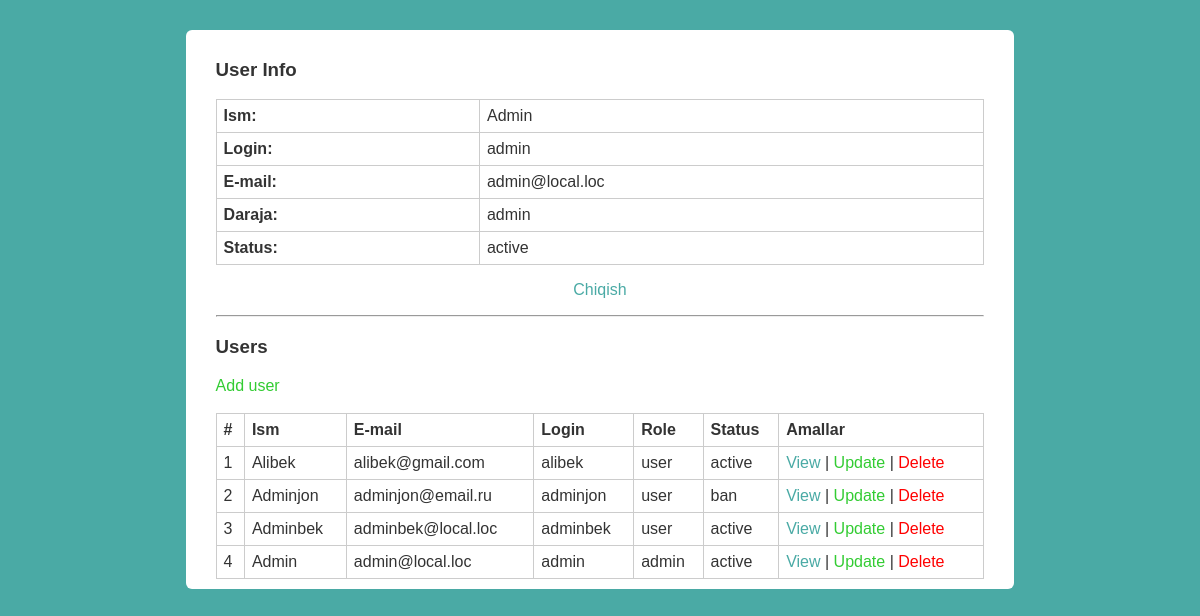
Screenshot of /index.php (signed in) with the database file from the repository.
### tables this page shows
CREATE TABLE `users` (
  `id` int(11) NOT NULL,
  `fullname` varchar(100) DEFAULT NULL,
  `email` varchar(100) NOT NULL,
  `username` varchar(100) NOT NULL,
  `password` varchar(100) NOT NULL,
  `role` varchar(10) NOT NULL,
  `status` varchar(10) NOT NULL,
  `regdate` varchar(100) NOT NULL,
  `updateDate` varchar(100) NOT NULL
);

### index.php (the view, shortened to what this page needs)
<?php
if(!isset($_SESSION['username'])) {
	header("Location: login.php");
	exit();
} else {
	include "dbconfig.php";
	$username = $_SESSION['username'];
	$sqlUser = mysqli_query($conn, "SELECT * FROM users WHERE username = '$username' OR email = '$username'");
	$res = mysqli_fetch_assoc($sqlUser);
	$fullname = $res['fullname'];
	$username = $res['username'];
	$email = $res['email'];
	$role = $res['role'];
	$status = $res['status'];
}
?>
<!DOCTYPE html>
<html>
<head>
	<link rel="stylesheet" href="style.css">
</head>
<body>
	<div class="container">
		<h3>User Info</h3>
		<table>
			<tbody>
				<tr>
					<th>Ism:</th>
					<td><?=$fullname;?></td>
				</tr>
				<tr>
					<th>Login:</th>
					<td><?=$username;?></td>
				</tr>
				<tr>
					<th>E-mail:</th>
					<td><?=$email;?></td>
				</tr>
				<tr>
					<th>Daraja:</th>
					<td><?=$role;?></td>
				</tr>
				<tr>
					<th>Status:</th>
					<td><?=$status;?></td>
				</tr>
			</tbody>
		</table>
		<p>
			<a href="logout.php">Chiqish</a>
		</p>
		<?php
			if($role === 'admin') {
		?>
		<hr>
		<h3>Users</h3>
			<a style="float: left; text-decoration: none; color: #33cc33;" href="add_user.php">Add user</a><br><br>
		<table>
			<thead>
				<tr>
					<th>#</th>
					<th>Ism</th>
					<th>E-mail</th>
					<th>Login</th>
					<th>Role</th>
					<th>Status</th>
					<th>Amallar</th>
				</tr>
			</thead>
			<tbody>
				<?php
					$sql = mysqli_query($conn, "SELECT * FROM users ORDER BY id DESC");
					$i = 0;
					while($row = mysqli_fetch_assoc($sql)) {
						$i++;
				?>
				<tr>
					<td><?=$i;?></td>
					<td><?=$row['fullname'];?></td>
					<td><?=$row['email'];?></td>
					<td><?=$row['username'];?></td>
					<td><?=$row['role'];?></td>
					<td><?=$row['status'];?></td>
					<td>
						<a style="text-decoration: none; color: #4aaaa5;" href="view.php?id=<?=$row['id'];?>">View</a> |
						<a style="text-decoration: none; color: #33cc33;" href="update.php?id=<?=$row['id'];?>">Update</a> |
						<a style="text-decoration: none; color: #ff0000;" href="delete.php?id=<?=$row['id'];?>">Delete</a>
					</td>
				</tr>
				<?php } ?>
			</tbody>
		</table>
		<?php } ?>
	</div>
</body>
</html>

### style.css (style rules this page uses)
* { font-family: Verdana, sans-serif; box-sizing: border-box; }
body { background: #4aaaa5; }
.container { width: 70%; background: #fff; color: #333; margin: 30px auto; padding: 10px 30px; border-radius: 6px; }
p { text-align: center; }
p a { text-decoration: none; color: #4aaaa5; }
table { width: 100%; border: 1px solid #ccc; border-collapse: collapse; }
th, td { text-align: left; padding: 7px; border: 1px solid #ccc; }

### rows the page displays
users: fullname "Admin", username "admin", email "admin@local.loc", role "admin", status "active"
users: fullname "Alibek", email "alibek@gmail.com", username "alibek", role "user", status "active"
users: fullname "Adminjon", email "adminjon@email.ru", username "adminjon", role "user", status "ban"
users: fullname "Adminbek", email "adminbek@local.loc", username "adminbek", role "user", status "active"
